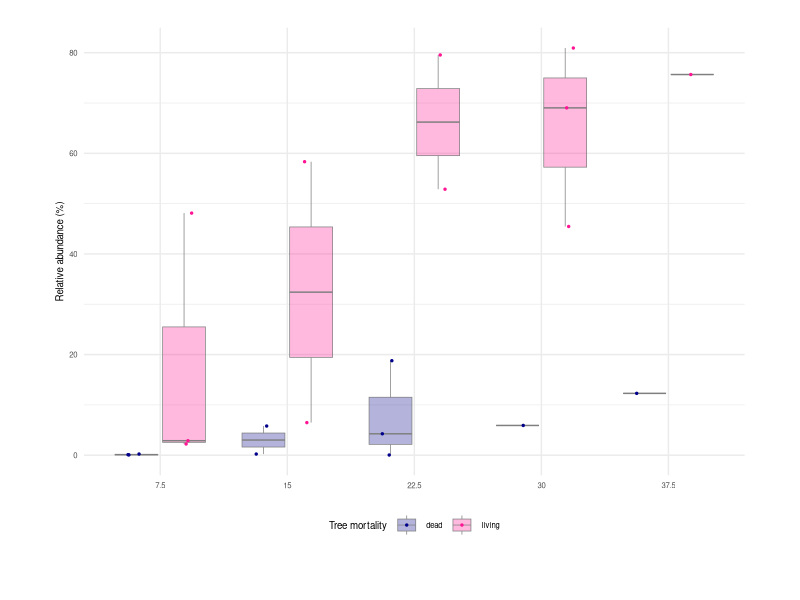
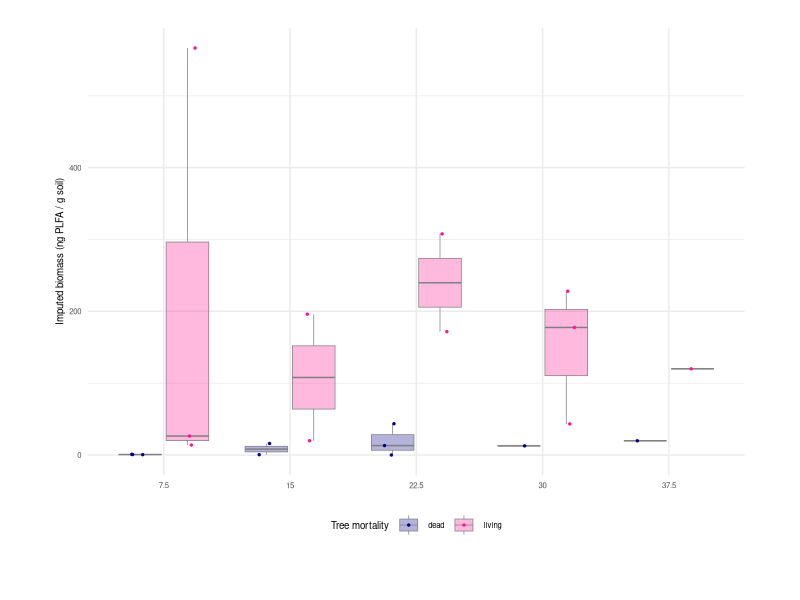
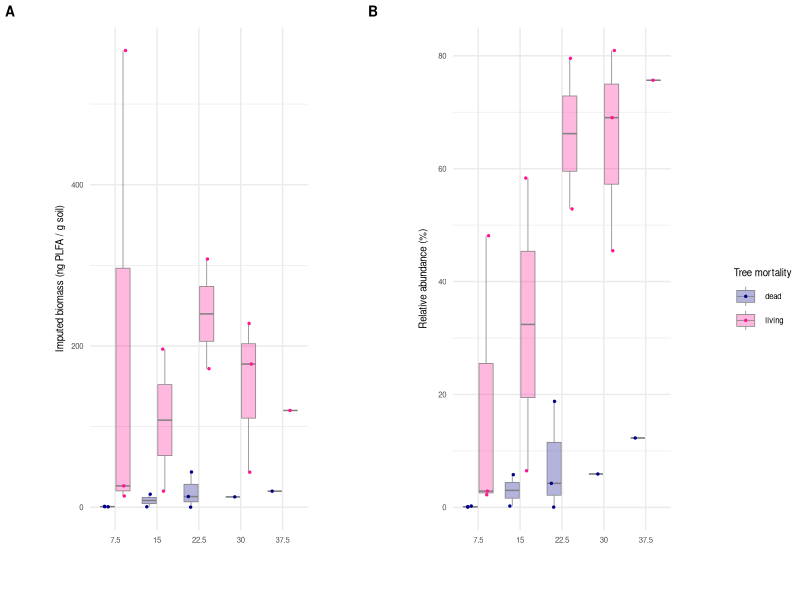
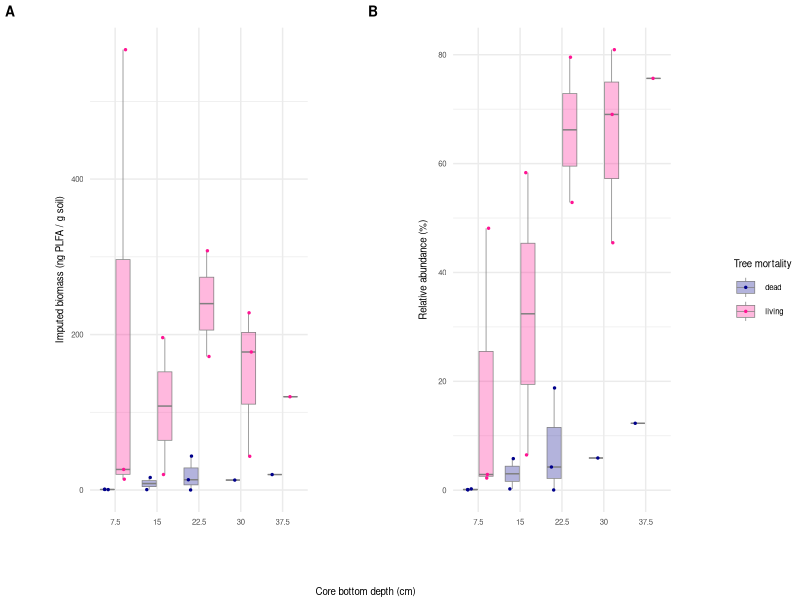
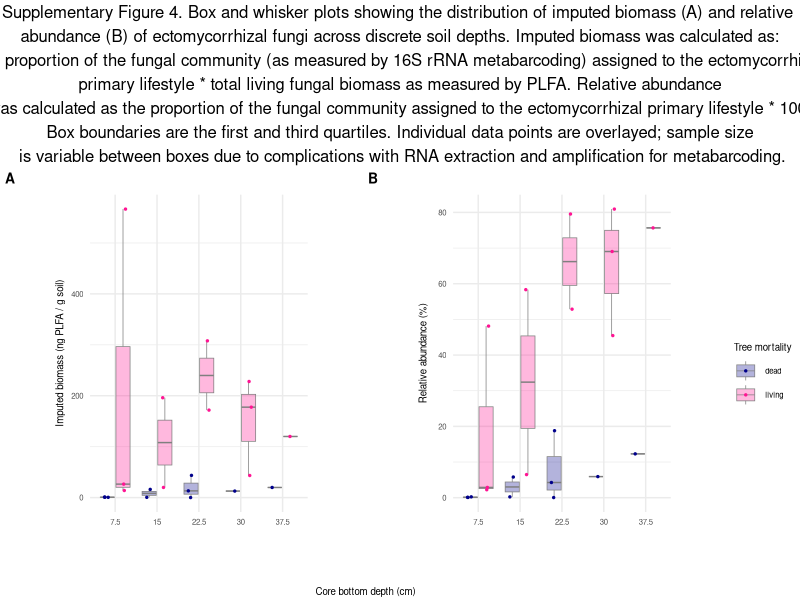
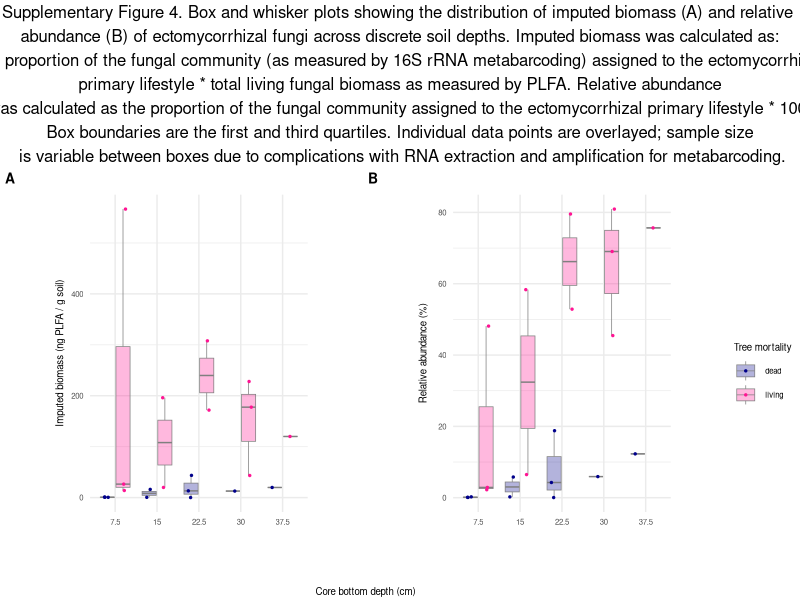
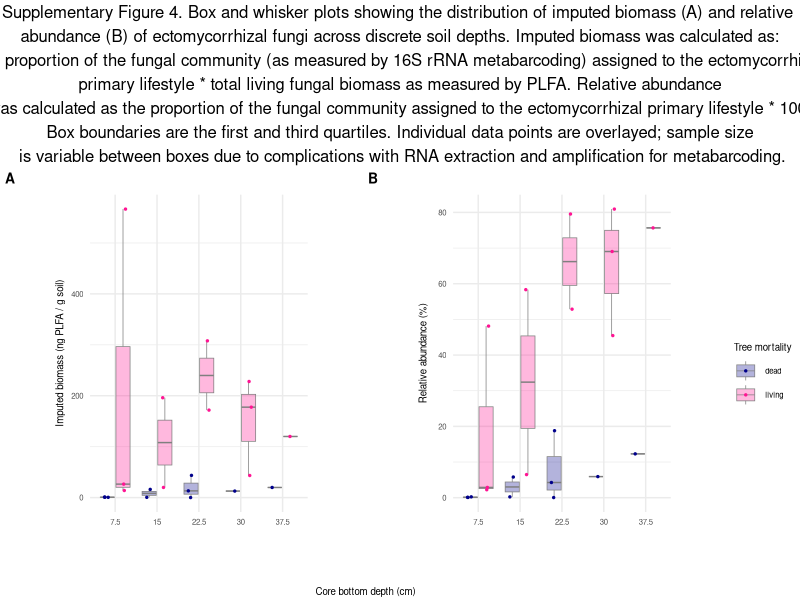

Recreate these plots in R, in order.
## ---- chunk 1
knitr::opts_chunk$set(echo = TRUE)
## ---- chunk 2
library(tidyverse)
library(gridExtra)
library(ggpubr)
## ---- chunk 3
RNA_based_fungal_trait_relabund <- read.csv("../../Analysis/Microbial Communities/Imputed Biomass/Results/RNA_based_fungal_trait_relabund_mip.csv")
RNA_fungal_trait_biomass <- read.csv("../../Analysis/Microbial Communities/Imputed Biomass/Results/RNA_based_fungal_trait_biomass_mip.csv")
## ---- chunk 4
relab.discrete.depth = mutate(RNA_based_fungal_trait_relabund, core_bottom_depth_cm = as.character(core_bottom_depth_cm)) # make a dataframe in which depth is a discrete variable
relab.discrete.depth$core_bottom_depth_cm <- factor(relab.discrete.depth$core_bottom_depth_cm, levels=c("7.5", "15", "22.5", "30", "37.5", "45")) # put the levels of depth in order
## ---- chunk 5
xvar = relab.discrete.depth$core_bottom_depth_cm
  
boxplot = geom_boxplot( # add boxplot layer
                        alpha = 0.3, #make fill mostly transparent
                       color = "gray50", 
                       linewidth = 0.25
                       ) 
#linecolor = scale_color_manual(name = "Tree mortality", values = c("mediumblue", "lightpink2"))

points = geom_jitter( # add raw datapoint layer
                      size = 0.5, 
                     position = position_jitterdodge(jitter.width = 0.15, dodge.width = 0.75) # Dodge so living and dead points are separated and overlay their boxplots. Jitter optional.
                     ) 

fillcolor = scale_fill_manual(name = "Tree mortality", values = c("darkblue", "deeppink")) # color the semi-transparent box fill, name legend

dotlinecolor = scale_color_manual(name = "Tree mortality", values = c("darkblue", "deeppink")) # color the points and lines, name legend consistently

background = theme_minimal() # visually simplify background

xaxislabel = xlab("") # set x-axis label

theme = theme(text = element_text(size = 7), # set font size
              plot.margin = margin(t = 20, r = 40, b = 40, l = 40), # set margin widths: widen left margin of each plot so the panel labels can fit in top left. 5.5 is default pt size for margins in ggplot.
              axis.title.x = element_blank(), # no x-axis, if doing shared x-axis later
              legend.position = "bottom"
)

ymax = ylim(0, 2050) # for bac and fun panels only: set common y-axis limit to enable side-by-side comparison 

add_leg_box = theme( # optional: add to whichever panel the legend grob gets grabbed from so the final legend has a box around it 
    legend.background = element_rect(
      color = "black",
      linewidth = 0.4,
      linetype = "solid"
    )
  )

legend = theme(legend.position = "none")
## ---- chunk 6
# make boxplot: 
relab = ggplot(relab.discrete.depth, aes(x = core_bottom_depth_cm, y = 100*ectomycorrhizal, fill = Tree_Health, color = Tree_Health)) + # 'ectomycorrhizal' is a proportion; 100*ectomycorrhizal is a percentage
  dotlinecolor +
  boxplot +
  points +
  fillcolor +
  background +
  xaxislabel +
  ylab("Relative abundance (%)") +
  theme

relab
## ---- chunk 7
# make imputed biomass half of the figure
imputed.discrete.depth = mutate(RNA_fungal_trait_biomass, core_bottom_depth_cm = as.character(core_bottom_depth_cm)) # make a dataframe in which depth is a discrete variable
imputed.discrete.depth$core_bottom_depth_cm <- factor(imputed.discrete.depth$core_bottom_depth_cm, levels=c("7.5", "15", "22.5", "30", "37.5", "45")) # put the levels of depth in order

# make boxplot:
mass = ggplot(imputed.discrete.depth, aes(x = core_bottom_depth_cm, y = ectomycorrhizal, fill = Tree_Health, color = Tree_Health)) + # 'ectomycorrhizal' is a proportion; 100*ectomycorrhizal is a percentage
  boxplot +
  points +
  fillcolor +
  dotlinecolor +
  background +
  xaxislabel +
  ylab("Imputed biomass (ng PLFA / g soil)") +
  theme

mass
## ---- chunk 8
# make combined figure with each boxplot as a panel 

supFig4 = ggpubr::ggarrange(
  mass, relab, # list of boxplots
  labels = c("A", "B"), 
  font.label = list(size = 10, color = "black", face = "bold", family = NULL),
  widths = c(5,5),
 # label.x = 0.25,
  #label.y = 1.02,
  common.legend = TRUE, # same legend showing how color maps to tree mortality
  legend = "right", # common legend sits above boxplot panels
  align = "hv", # Align boxplots, horizontally and vertically
  nrow = 1 # boxplots arranged in a single row
)
supFig4
## ---- chunk 9
supFig4_sharedxlab <- annotate_figure(supFig4,
                bottom = text_grob("Core bottom depth (cm)                       ", color = "black", size = 7))
supFig4_sharedxlab
## ---- chunk 10
supFig4_caption <- annotate_figure(supFig4_sharedxlab,
                top = text_grob("Supplementary Figure 4. Box and whisker plots showing the distribution of imputed biomass (A) and relative \n abundance (B) of ectomycorrhizal fungi across discrete soil depths. Imputed biomass was calculated as: \n the proportion of the fungal community (as measured by 16S rRNA metabarcoding) assigned to the ectomycorrhizal \n primary lifestyle * total living fungal biomass as measured by PLFA. Relative abundance \n was calculated as the proportion of the fungal community assigned to the ectomycorrhizal primary lifestyle * 100. \n Box boundaries are the first and third quartiles. Individual data points are overlayed; sample size \n is variable between boxes due to complications with RNA extraction and amplification for metabarcoding.", color = "black", size = 12))
supFig4_caption
## ---- chunk 11
# set size and resolution parameters

ppi = 1000

w_i = 7.5
h_i = 10
## ---- chunk 12
# create the jpg figure file in this results folder and in the Figures folder

png("Results/Supplementary_Figure_4_ecm_biomass_relabund_by_depth.png", width = 10 * ppi, height = 7.5 * ppi, res = ppi)

supFig4_caption
dev.off()
## ---- chunk 13
# create the jpg figure file in this results folder and in the Figures folder

jpeg("Results/Supplementary_Figure_4_ecm_biomass_relabund_by_depth.jpg", width = w_i * ppi, height = h_i * ppi, res = ppi)

supFig4_caption
dev.off()
